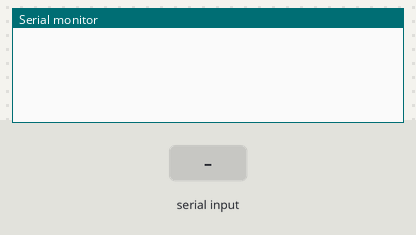
Simulated run of this sketch. Board: Arduino Uno, built with avr-gcc and run on an emulated ATmega328P. On the bench: the last lines printed to the serial monitor. The test bench sets the inputs (shaded band).

Above: at 1.2 s.
1.3 s: "1" received over Serial
At 2.8 s:
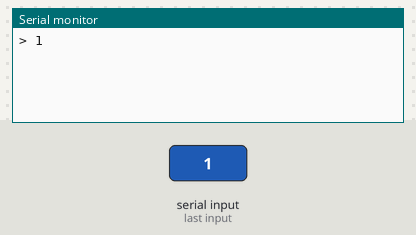
3.8 s: "1" received over the second serial link
At 5.8 s:
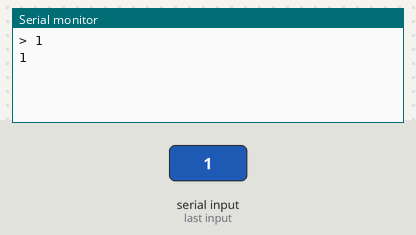
6.2 s: "0" received over Serial
At 7.6 s:
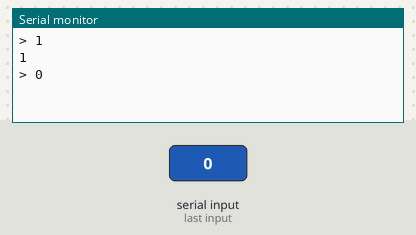
7.7 s: "0" received over the second serial link
At 9.9 s:
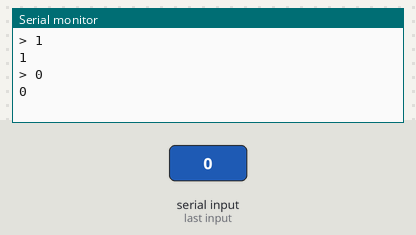

Measured:
- after the input at 1.3 s, the serial monitor: prints a new line after 1.0 s (image 1)
- after the input at 3.8 s, the serial monitor: prints a new line after 1.0 s (image 2)
- after the input at 6.2 s, the serial monitor: prints a new line after 1.0 s (image 3)
- after the input at 7.7 s, the serial monitor: prints a new line after 1.0 s (image 4)

The sketch:

UART_MASTER.ino
```cpp
#include<SoftwareSerial.h>
SoftwareSerial master(3,4); //Rx, Tx
void setup() {
  Serial.begin(9600);
  master.begin(115200);
}
void loop() {
   if(Serial.available()){
     String message = Serial.readString();
     Serial.println("> " + message);
     master.print("< " + message);
   }
   if(master.available())
  {
    Serial.println(master.readString());
  }
}
```
